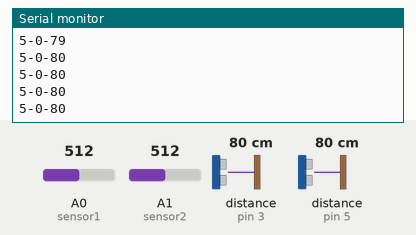
The sketch below on a simulated Arduino Uno, built with avr-gcc and run on an emulated ATmega328P. Parts: the last lines printed to the serial monitor. Wiring (inferred from the names in the program): 2 × ultrasonic range finder: trigger pin 2, echo pin 3 / trigger pin 4, echo pin 5. Inputs (shaded band) come from the test bench; at power-on: distance to the obstacle (sensors on pin 3, pin 5) 80 cm, A0 (sensor1) = 512, A1 (sensor2) = 512. The echo pulse lasts 58.3 µs per cm.

Above: at 1.7 s.
1.8 s: distance to the obstacle (sensor on pin 3) set to 2 cm
At 2.0 s:
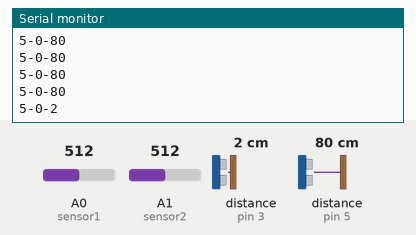
3.3 s: A0 (sensor1) set to 716
At 3.53 s:
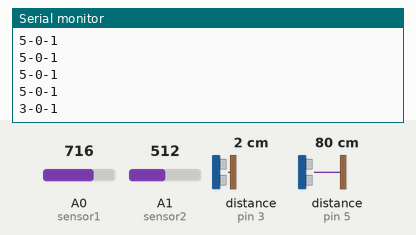
4.8 s: distance to the obstacle (sensor on pin 3) set to 4 cm
At 4.82 s:
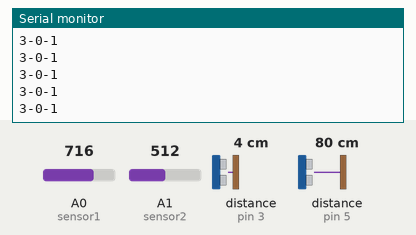
6.3 s: A0 (sensor1) set to 992
At 6.36 s:
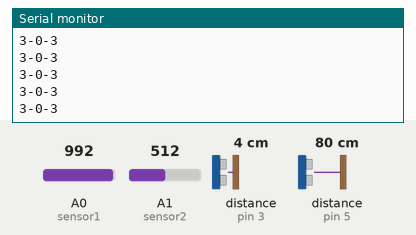
Timing chart, 0 to 8.8 s (numbered marks = the images above; inputs shaded):
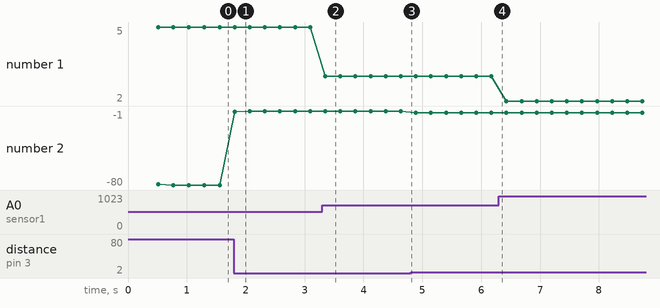

Measured:
- after the input at 1.8 s, the serial monitor: prints a new line at once (image 1)
- after the input at 3.3 s, the serial monitor: prints a new line after 0.05 s (image 2)
- plotted number 1: 5 → 3 after the input at 3.3 s, 3 → 2 after the input at 6.3 s
- plotted number 2: -80 → -1 after the input at 1.8 s, -1 → -3 after the input at 4.8 s

The sketch:

Sharp_IR_GP2Y0A41SK0F_Distance_Test.ino
```cpp
#define sensor1 A0 /* Sharp IR GP2Y0A41SK0F (4-30cm, analog1)*/
#define sensor2 A1 /* Sharp IR GP2Y0A41SK0F (4-30cm, analog2)*/
int trigPin1 = 2; /* Sensorun trig pini Arduinonun 2 numaralı ayağına bağlandı */
int echoPin1 = 3 ;  /* Sensorun echo pini Arduinonun 3 numaralı ayağına bağlandı */
int trigPin2 = 4; /* Sensorun trig pini Arduinonun 4 numaralı ayağına bağlandı */
int echoPin2 = 5 ;  /* Sensorun echo pini Arduinonun 5 numaralı ayağına bağlandı */
long uzaklik, uzaklik1, uzaklik2; /* değişkenler tanımlandı*/
long sure, sure1, sure2; /* değişkenler tanımlandı*/

void setup() {
  pinMode(trigPin1, OUTPUT); /* trig pini çıkış olarak ayarlandı */
  pinMode(trigPin2, OUTPUT); /* trig pini çıkış olarak ayarlandı */
  pinMode(echoPin1,INPUT); /* echo pini giriş olarak ayarlandı */
  pinMode(echoPin2,INPUT); /* echo pini giriş olarak ayarlandı */
  Serial.begin(9600); /* seri portu başlat */
  delay(500);         /* 500 ms gecikme */
}

void loop() {
  SonarSensor(trigPin1, echoPin1); /*SonarSensor fonksiyonu kullanılarak 1. sonar sensörün bilgisi alındı*/
  uzaklik1 = uzaklik;
  sure1 = sure;
  SonarSensor(trigPin2, echoPin2); /*SonarSensor fonksiyonu kullanılarak 2. sonar sensörün bilgisi alındı*/
  uzaklik2 = uzaklik;
  sure2 = sure;

  if (uzaklik1 > uzaklik2) {  /* Mesafesi en kısa olan uzaklık seçilecek çünkü sonar sensörlerden birisi engele yakın olduğu zaman sistemin çıkış vermesi gerekiyor*/
      uzaklik = uzaklik2; }
  else if (uzaklik2 > uzaklik1) {
      uzaklik = uzaklik1; }

  float volts1 = analogRead(sensor1)*0.0048828125;  /* sensör değeri * (5/1024) */
  int distance1 = 13*pow(volts1, -1); /* datasheet grafiğinden belirlendi */
  float volts2 = analogRead(sensor2); /*0.0048828125;  //sensör değeri * (5/1024) */
  int distance2 = 13*pow(volts2, -1); /* datasheet grafiğinden belirlendi */

  Serial.print(distance1);
  Serial.print("-");
  Serial.print(distance2);
  Serial.print("-");
  Serial.println(uzaklik1); /*Seri porta çıkışımızı yazdırıyoruz, serialprint() ile Serial.println() arasındaki fark Serial.println() seri porta çıkışı verdikten sonra yazı bir alt satıra geçer.*/
  delay(250); /*seri portu yavaşlatmak için (daha uzun aralıklarda çıkış vermesi için)*/
}
void SonarSensor(int trigPinSensor,int echoPinSensor) /*echo ve trig pinlerinde yapılan giriş çıkışlara göre mesafe ölçümü yapılıyor. */
{
digitalWrite(trigPinSensor, LOW);/* trigpin LOW */
delayMicroseconds(2); /* 2 mikrosaniye bekle */
digitalWrite(trigPinSensor, HIGH); /* trigpin HIGH */
delayMicroseconds(10); /* 10 mikrosaniye bekle */
digitalWrite(trigPinSensor, LOW); /* trigpin LOW */

sure = pulseIn(echoPinSensor, HIGH); /* pulseIn fonksiyonu, yapılandırılan pinin HIGH veya LOW seviyesinde kaldığı süreyi döndürür */
uzaklik = (sure/2) / 29.1; /* uzaklık değişkeni elde ediliyor */
}
```
